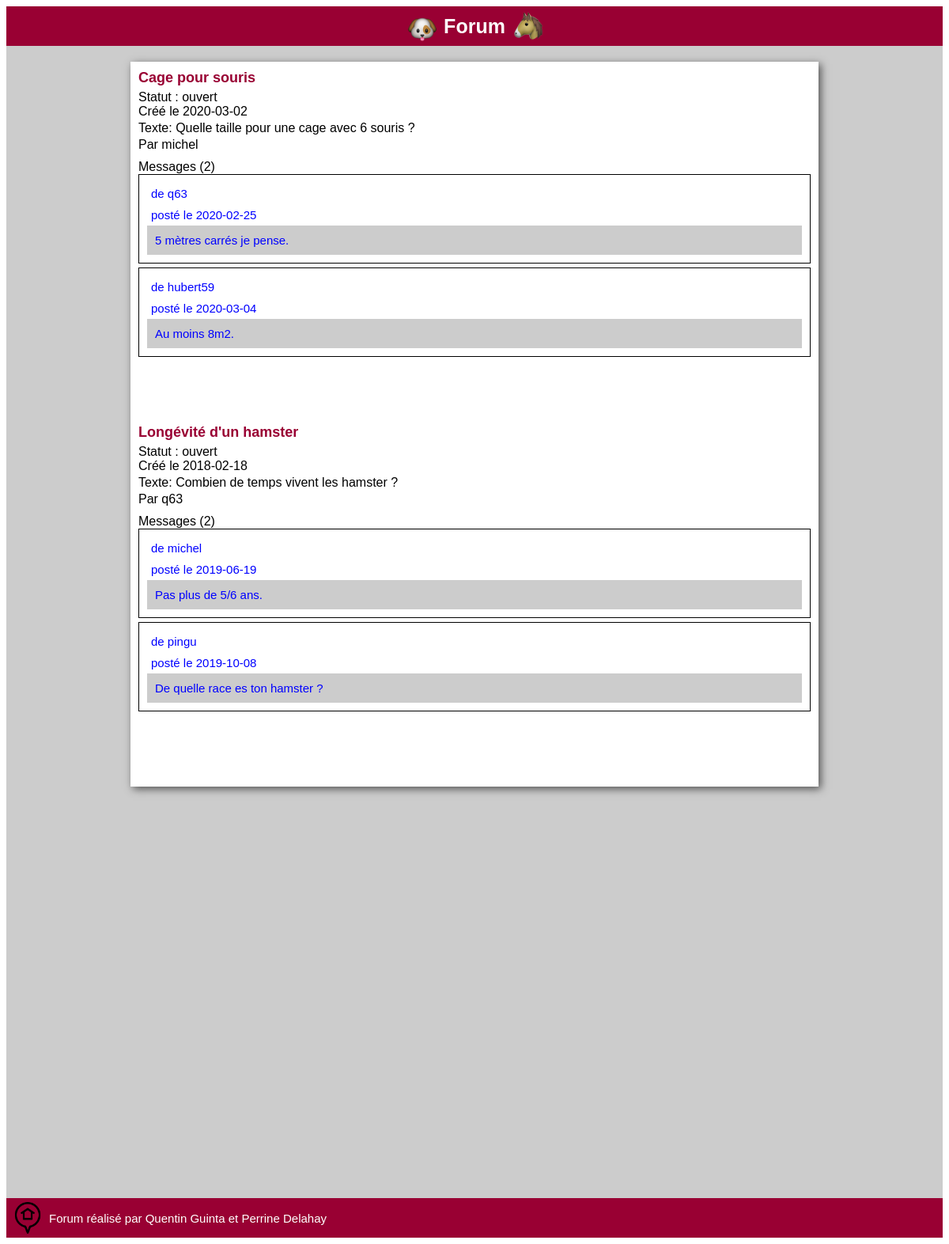
Page /sujet3.php on the committed database.
### tables this page shows
CREATE TABLE IF NOT EXISTS Discussion(
idDiscussion INT AUTO_INCREMENT,
titreDiscussion VARCHAR(64),
texteDiscussion TEXT,
dateDiscussion DATE,
isClosed TINYINT,
idCategorie INT,
idUser INT,
PRIMARY KEY(idDiscussion));

CREATE TABLE IF NOT EXISTS Utilisateur(
idUser INT AUTO_INCREMENT,  
pseudo VARCHAR(64),  
email VARCHAR(64),
cheminAvatar VARCHAR(64), 
password VARCHAR(64),
isAdmin TINYINT,
isConnected TINYINT,
isBanned TINYINT,
motifBan VARCHAR(64),
dateFinBan DATETIME,
PRIMARY KEY(idUser));

CREATE TABLE IF NOT EXISTS Message(
idMessage INT AUTO_INCREMENT,
texteMessage TEXT,
dateMessage DATE,
idUser INT,
idDiscussion INT,
PRIMARY KEY(idMessage));

### dataManagers/CategorieManager.php (called while the page is built, shortened)
<?php
    include_once("C:/UwAmp/www/PPE01-Le-Forum/PHP Perrine/dataManagers/DiscussionManager.php");
    class CategorieManager
    {
        public static function getDiscussions($idCategorie)
        {
            $tabDiscussions = array();
            $connex = DatabaseLinker::getConnexion();
            $state = $connex->prepare("SELECT idDiscussion FROM Discussion WHERE idCategorie=? ORDER BY dateDiscussion DESC");
            $state->bindParam(1, $idCategorie);
            $state->execute();
            $resultats = $state->fetchAll();
            foreach($resultats as $result)
            {
                $discussion = DiscussionManager::findDiscussion($result["idDiscussion"]);
                $tabDiscussions[] = $discussion;
            }
            return $tabDiscussions;
        }
    }
?>

### dataManagers/DiscussionManager.php (called while the page is built, shortened)
<?php
    include_once("C:/UwAmp/www/PPE01-Le-Forum/PHP Perrine/data/Discussion.php");
    include_once("MessageManager.php");
    class DiscussionManager
    {
        public static function findDiscussion($idDiscussion)
        {
            $discussion = null;
            $connex = DatabaseLinker::getConnexion();
            $state = $connex->prepare("SELECT * FROM Discussion WHERE idDiscussion=?");
            $state->bindParam(1, $idDiscussion);
            $state->execute();
            $resultats = $state->fetchAll();
            if(sizeof($resultats)>0)
            {
                $result = $resultats[0];
                $discussion = new Discussion();
                $discussion->setIdDiscussion($idDiscussion);
                $discussion->setTitreDiscussion($result["titreDiscussion"]);
                $discussion->setTexteDiscussion($result["texteDiscussion"]);
                $discussion->setDateDiscussion($result["dateDiscussion"]);
                $discussion->setIsClosed($result["isClosed"]);
                $discussion->setIdCategorie($result["idCategorie"]);
                $discussion->setIdUser($result["idUser"]);
            }
            return $discussion;
        }
        public static function getMessages($idDiscussion)
        {
            $tabMessages = array();
            $connex = DatabaseLinker::getConnexion();
            $state = $connex->prepare("SELECT idMessage FROM Message WHERE idDiscussion=? ORDER BY dateMessage");
            $state->bindParam(1, $idDiscussion);
            $state->execute();
            $resultats = $state->fetchAll();
            foreach($resultats as $result)
            {
                $message = MessageManager::findMessage($result["idMessage"]);
                $tabMessages[] = $message;
            }
            return $tabMessages;
        }
    }
?>

### data/Discussion.php (called while the page is built, shortened)
<?php
    class Discussion
    {
        private $titreDiscussion;
        private $texteDiscussion;
        private $dateDiscussion;
        private $isClosed;
        function getTitreDiscussion()
        {
            return $this->titreDiscussion;
        }
        function getTexteDiscussion()
        {
            return $this->texteDiscussion;
        }
        function getDateDiscussion()
        {
            return $this->dateDiscussion;
        }
        function getIsClosed()
        {
            return $this->isClosed;
        }
        function setTitreDiscussion($titreDiscussion)
        {
            $this->titreDiscussion = $titreDiscussion;
        }
        function setTexteDiscussion($texteDiscussion)
        {
            $this->texteDiscussion = $texteDiscussion;
        }
        function setDateDiscussion($dateDiscussion)
        {
            $this->dateDiscussion = $dateDiscussion;
        }
        function setIsClosed($isClosed)
        {
            $this->isClosed = $isClosed;
        }
    }
?>

### dataManagers/UtilisateurManager.php (called while the page is built, shortened)
<?php
    include_once("C:/UwAmp/www/PPE01-Le-Forum/PHP Perrine/data/Utilisateur.php");
    class UtilisateurManager
    {
        public static function findUserWithId($idUser)
        {
            $connex = DatabaseLinker::getConnexion();
            $user=null;
            $state=$connex->prepare("SELECT * FROM Utilisateur WHERE idUser=?");
            $state->bindParam(1,$idUser);
            $state->execute();
            $resultatsUsers=$state->fetchAll();
            if(!empty($resultatsUsers))
            {
                $resultUser=$resultatsUsers[0];
                $user = new Utilisateur();
                $user->setIdUser($resultUser["idUser"]);
                $user->setPseudo($resultUser["pseudo"]);
                $user->setEmail($resultUser["email"]);
                $user->setCheminAvatar($resultUser["cheminAvatar"]);
                $user->setPassword($resultUser["password"]);
                $user->setIsAdmin($resultUser["isAdmin"]);
                $user->setIsConnected($resultUser["isConnected"]);
                $user->setIsBanned($resultUser["isBanned"]);
                $user->setMotifBan($resultUser["motifBan"]);
                $user->setDateFinBan($resultUser["dateFinBan"]);
            }
            return $user;
        }
    }
?>

### data/Utilisateur.php (called while the page is built, shortened)
<?php
    class Utilisateur
    {
        private $pseudo;
        function getPseudo()
        {
            return $this->pseudo;
        }
        function setPseudo($pseudo)
        {
            $this->pseudo = $pseudo;
        }
    }

### dataManagers/MessageManager.php (called while the page is built, shortened)
<?php
    include_once("C:/UwAmp/www/PPE01-Le-Forum/PHP Perrine/data/Message.php");
    class MessageManager
    {
        public static function findMessage($idMessage)
        {
            $message = null;
            $connex = DatabaseLinker::getConnexion();
            $state = $connex->prepare("SELECT * FROM Message WHERE idMessage=?");
            $state->bindParam(1, $idMessage);
            $state->execute();
            $resultats = $state->fetchAll();
            if(sizeof($resultats)>0)
            {
                $result = $resultats[0];
                $message = new Message();
                $message->setIdMessage($idMessage);
                $message->setTexteMessage($result["texteMessage"]);
                $message->setDateMessage($result["dateMessage"]);
                $message->setIdUser($result["idUser"]);
                $message->setIdDiscussion($result["idDiscussion"]);
            }
            return $message;
        }
    }
?>

### data/Message.php (called while the page is built, shortened)
<?php
    class Message
    {
        private $texteMessage;
        private $dateMessage;
        function getTexteMessage()
        {
            return $this->texteMessage;
        }
        function setTexteMessage($texteMessage)
        {
            $this->texteMessage = $texteMessage;
        }
        function getDateMessage()
        {
            return $this->dateMessage;
        }
        function setDateMessage($dateMessage)
        {
            $this->dateMessage = $dateMessage;
        }
    }
?>

### sujet3.php (the view, shortened to what this page needs)
<?php
    include_once("include/header.php");
    include_once("data/Utilisateur.php");
    include_once("dataManagers/UtilisateurManager.php");
    include_once("dataManagers/DiscussionManager.php");
    include_once("dataManagers/MessageManager.php");
    include_once("dataManagers/CategorieManager.php");
?>
<?php
    $idCategorie = 3;
    $tabDiscussions = CategorieManager::getDiscussions($idCategorie);
    foreach($tabDiscussions as $discussion)
    {
?>
        <div class="discussion-container">
<?php
        $user = UtilisateurManager::findUserWithId($discussion->getIdUser());
        $tabMessages = DiscussionManager::getMessages($discussion->getIdDiscussion());
?>
        <div class="discussion-titre"><?php echo $discussion->getTitreDiscussion(); ?></div>
        <?php if($discussion->getIsClosed()==0){ echo "Statut : ouvert"; }else if($discussion->getIsClosed()==1){ echo "Statut : fermé";}?>
        <div class="discussion-date"><?php echo "Créé le ".$discussion->getDateDiscussion(); ?></div>
        <div class="discussion-texte"><?php echo "Texte: ".$discussion->getTexteDiscussion(); ?></div>
        <div class="discussion-user"><?php echo "Par ".$user->getPseudo(); ?></div>
        <div class="message-nombre"><?php echo "Messages (".sizeof($tabMessages).")"; ?></div>
<?php
        foreach($tabMessages as $message)
        {
            $user= UtilisateurManager::findUserWithId($message->getIdUser());
?>
            <div class="message-container">
                <div class="message-user"><?php echo "de ".$user->getPseudo(); ?></div>
                <div class="message-date"><?php echo "posté le ".$message->getDateMessage(); ?></div>
                <div class="message-texte"><?php echo $message->getTexteMessage();
?>
                </div>
            </div>
<?php
        }
?>
        </div>
<?php
    }
    include("include/footer.php")
?>

### css/index.css (style rules this page uses)
.discussion-container { margin-bottom: 40px; padding-bottom : 40px; }
.discussion-titre { font-weight: bold; font-size: 18px; color: #990033; margin-bottom: 5px; }
.discussion-date { margin-bottom: 3px; }
.discussion-texte { margin-bottom: 3px; }
.discussion-user { margin-bottom: 10px; }
.message-container { color: blue; font-size: 15px; border: 0.5px solid black; margin-bottom: 5px; padding: 10px; }
.message-texte { background-color: #cccccc; padding: 10px; }
.message-date { padding: 5px; }
.message-user { padding: 5px; }

### rows in the picture
discussion: titreDiscussion "Cage pour souris", isClosed "Statut : ouvert", dateDiscussion "2020-03-02", texteDiscussion "Quelle taille pour une cage avec 6 souris ?", idUser.pseudo "michel", sizeof($tabMessages) "2"
message: idUser.pseudo "q63", dateMessage "2020-02-25", texteMessage "5 mètres carrés je pense."
message: idUser.pseudo "hubert59", dateMessage "2020-03-04", texteMessage "Au moins 8m2."
discussion: titreDiscussion "Longévité d'un hamster", isClosed "Statut : ouvert", dateDiscussion "2018-02-18", texteDiscussion "Combien de temps vivent les hamster ?", idUser.pseudo "q63", sizeof($tabMessages) "2"
message: idUser.pseudo "michel", dateMessage "2019-06-19", texteMessage "Pas plus de 5/6 ans."
message: idUser.pseudo "pingu", dateMessage "2019-10-08", texteMessage "De quelle race es ton hamster ?"
